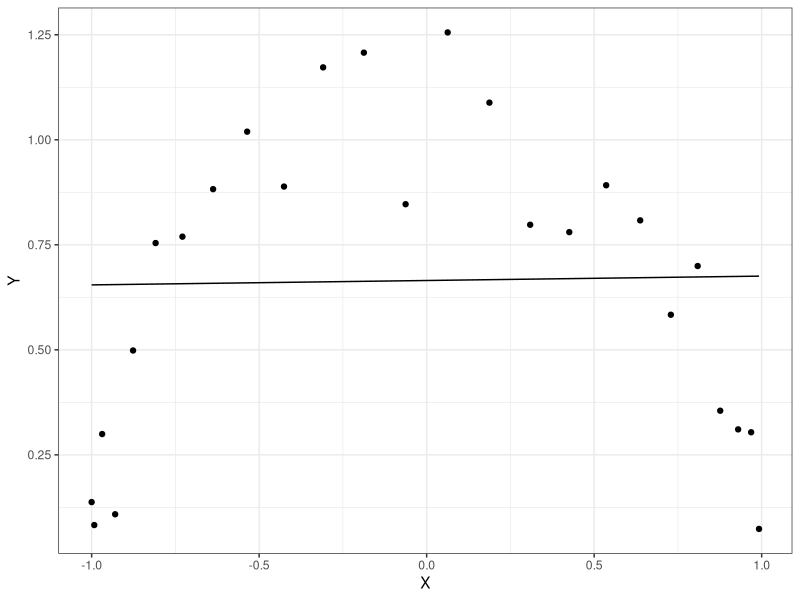
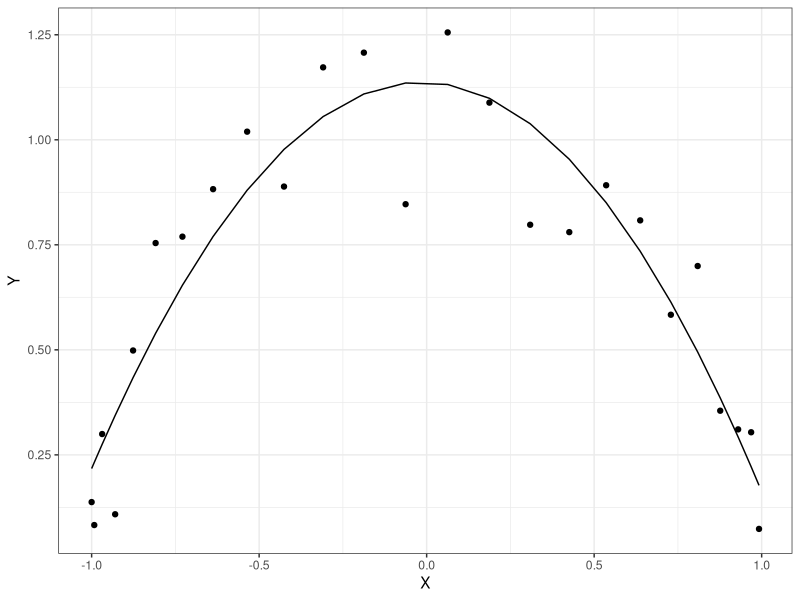
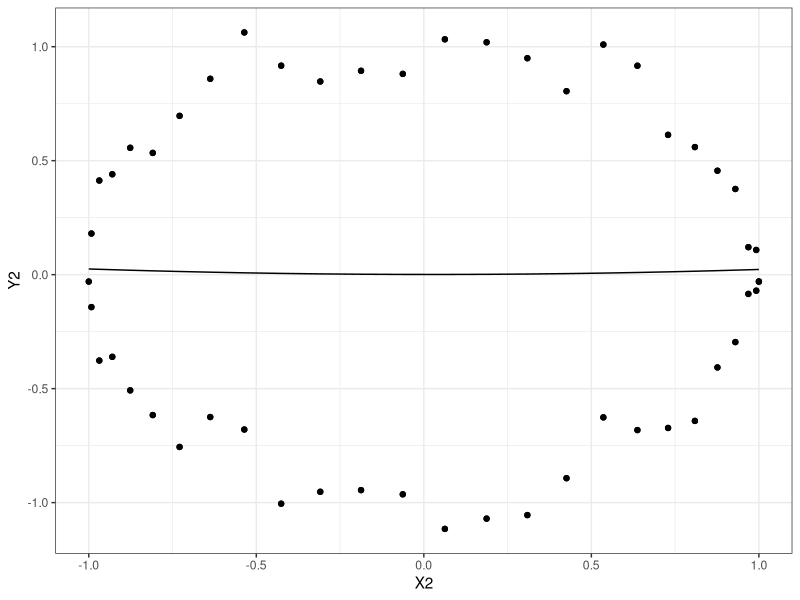

The R script that drew these images, in order:
## ---- chunk 1
knitr::opts_chunk$set(echo = TRUE)
## ---- chunk 2
U = seq(0.04, 1.00, 0.04)
X = cos(pi*U)
Y = sin(pi*U) + rnorm(25, 0, sqrt(.01))
mod <- lm(Y ~ X)

library(ggplot2)
ggplot(data = NULL, aes(x = X)) +
  geom_point(aes(y = Y)) +
  geom_line(aes(y = predict(mod))) +
  theme_bw()
## ---- chunk 3
cor(X,Y)
## ---- chunk 4
mod2 <- lm(Y ~ X + I(X^2))
summary(mod2)

ggplot(data = NULL, aes(x = X)) +
  geom_point(aes(y = Y)) +
  geom_line(aes(y = predict(mod2))) +
  theme_bw()
## ---- chunk 5
sd(residuals(mod2))
## ---- chunk 6
U2 = seq(-2, 2, 0.04)
X2 = cos(pi*U2)
Y2 = sin(pi*U2) + rnorm(25, 0, sqrt(.01))
mod3 <- lm(Y2 ~ X2 + I(X2^2))

library(ggplot2)
ggplot(data = NULL, aes(x = X2)) +
  geom_point(aes(y = Y2)) +
  geom_line(aes(y = predict(mod3))) +
  theme_bw()
## ---- chunk 7
# change the parameters for a,b and c,d
S = 1e4 # number of simulations
nx = 100
ny = 300
mux = 0
muy = 0
sigma = 25
mudiff = mux-muy
se = sigma*sqrt(1/nx + 1/ny)


# difference in means CI
diff_cover = logical(S)
for (i in 1:S) { 
  sx_i <- rnorm(nx, mux, 25)
  sy_i <- rnorm(ny, muy, 25)
  L = mean(sx_i - sy_i) - 1.96*se
  U = mean(sx_i - sy_i) + 1.96*se
  diff_cover[i] = L < 0 & U > 0
}

# 2 confidence intervals
intersect = logical(S)
for (i in 1:S) {
  sx_i <- rnorm(nx, mux, 25)
  sy_i <- rnorm(ny, muy, 25)
  L_x = mean(sx_i) - 1.96*(sigma/sqrt(nx))
  U_x = mean(sx_i) + 1.96*(sigma/sqrt(nx))
  L_y = mean(sy_i) - 1.96*(sigma/sqrt(ny))
  U_y = mean(sy_i) + 1.96*(sigma/sqrt(ny))
  intersect[i] = L_x < U_y & U_x > L_y
}

mean(diff_cover)
mean(intersect)
